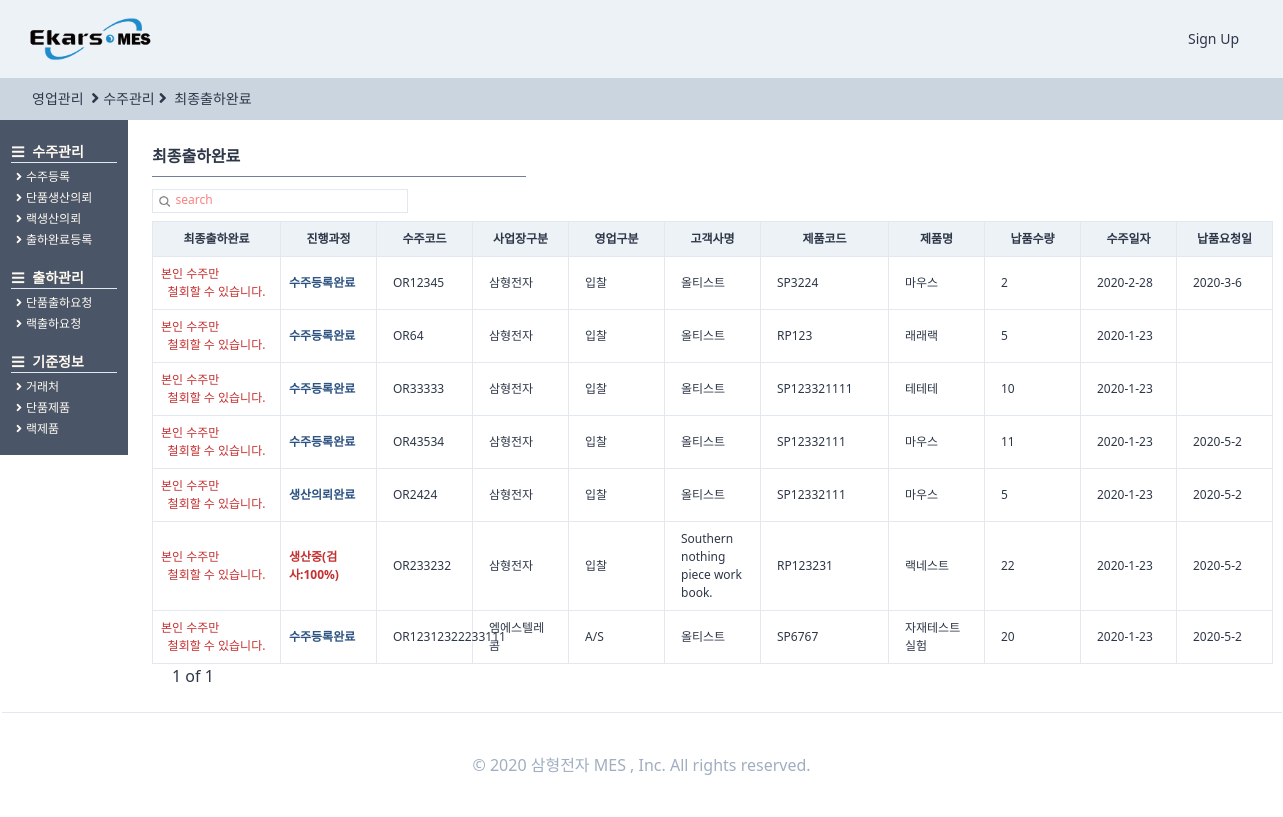
Page /orders/endorderlist/ on the committed database.
### orders/models.py (models this page shows, shortened)
class OrderRegister(TimeStampedModel):
    입찰 = "입찰"
    대리점 = "대리점"
    AS = "A/S"
    내부계획 = "내부계획"
    영업구분_CHOICES = ((입찰, "입찰"), (대리점, "대리점"), (AS, "A/S"), (내부계획, "내부계획"))
    삼형전자 = "삼형전자"
    엠에스텔레콤 = "엠에스텔레콤"
    사업장구분_CHOICES = (
        (삼형전자, "삼형전자"),
        (엠에스텔레콤, "엠에스텔레콤"),
    )
    출하완료 = "출하완료"
    출하미완료 = "출하미완료"
    출하구분_CHOICES = (
        (출하완료, "출하완료"),
        (출하미완료, "출하미완료"),
    )
    단품 = "단품"
    랙 = "랙"
    제품구분_CHOICES = (
        (단품, "단품"),
        (랙, "랙"),
    )
    랙생산의뢰 = models.ForeignKey(
        "self", related_name="단품생산의뢰", on_delete=models.SET_NULL, null=True, blank=True
    )
    작성자 = models.ForeignKey(
        users_models.User,
        related_name="수주등록",
        on_delete=models.SET_NULL,
        null=True,
        blank=True,
    )
    수주코드 = models.CharField(max_length=50)
    영업구분 = models.CharField(choices=영업구분_CHOICES, max_length=10, blank=True, default=입찰)
    제품구분 = models.CharField(choices=제품구분_CHOICES, max_length=10, blank=True, default=단품)
    사업장구분 = models.CharField(
        choices=사업장구분_CHOICES, max_length=10, blank=True, default=삼형전자
    )
    수주일자 = models.DateField(auto_now=False, auto_now_add=False)
    고객사명 = models.ForeignKey(
        SI_models.CustomerPartner,
        related_name="수주등록",
        on_delete=models.SET_NULL,
        null=True,
        blank=True,
    )
    현장명 = models.CharField(max_length=50)
    납품요청일 = models.DateField(auto_now=False, auto_now_add=False, blank=True, null=True)
    납품수량 = models.IntegerField()
    특이사항 = models.TextField(blank=True)
    단품모델 = models.ForeignKey(
        SI_models.SingleProduct,
        related_name="수주등록",
        on_delete=models.SET_NULL,
        null=True,
        blank=True,
    )
    랙모델 = models.ForeignKey(
        SI_models.RackProduct,
        related_name="수주등록",
        on_delete=models.SET_NULL,
        null=True,
        blank=True,
    )
    출하구분 = models.CharField(
        choices=출하구분_CHOICES, max_length=10, blank=True, default=출하미완료
    )
    class Meta:
        verbose_name = "수주등록"
        verbose_name_plural = "수주등록"
    def process(self):
        try:
            pro = self.생산요청
            try:
                cess = self.생산요청.생산계획.현재공정
                pro = self.생산요청.생산계획.현재공정달성율
                try:
                    pro = self.생산요청.생산계획.작업지시서.작업지시서등록.최종검사
                    try:
                        pro = self.생산요청.생산계획.작업지시서.작업지시서등록.최종검사.최종검사등록
                        return "최종검사완료"
                    except:
                        return "최종검사의뢰완료"
                except:
                    return f"생산중({cess}:{pro})"
            except:
                return "생산의뢰완료"
        except:
            return "수주등록완료"

### StandardInformation/models.py (models this page shows, shortened)
class CustomerPartner(TimeStampedModel):
    고객 = "고객"
    대리점 = "대리점"
    공급처 = "공급처"
    거래처_CHOICES = (
        (고객, "고객"),
        (대리점, "대리점"),
        (공급처, "공급처"),
    )
    고객작성자 = models.ForeignKey(
        "users.User", related_name="고객거래처작성자", on_delete=models.SET_NULL, null=True
    )
    작성일 = models.DateField(auto_now=True, auto_now_add=False)
    거래처구분 = models.CharField(choices=거래처_CHOICES, max_length=4, default=공급처)
    거래처코드 = models.CharField(max_length=50, null=True)
    거래처명 = models.CharField(max_length=70, null=True)
    사업자등록번호 = models.CharField(max_length=50, null=True)
    고객담당자 = models.ForeignKey(
        "users.User", related_name="고객거래처담당자", on_delete=models.SET_NULL, null=True
    )
    연락처 = models.CharField(max_length=50, blank=True)
    이메일 = models.EmailField(max_length=254)
    사업장주소 = models.CharField(max_length=70, blank=True, null=True)
    사업자등록증첨부 = models.FileField(blank=True, null=True)
    특이사항 = models.TextField(blank=True, null=True)
    사용여부 = models.BooleanField(default=False)
    class Meta:
        verbose_name = "고객"
        verbose_name_plural = "고객"
    def __str__(self):
        return self.거래처명

class SingleProduct(TimeStampedModel):
    작성자 = models.ForeignKey(
        "users.User", related_name="단품제품작성자", on_delete=models.SET_NULL, null=True
    )
    작성일 = models.DateField(auto_now=True, auto_now_add=False)
    모델코드 = models.CharField(max_length=80, blank=True)
    모델명 = models.CharField(max_length=30, blank=True)
    규격 = models.CharField(max_length=80, blank=True)
    단위 = models.CharField(max_length=10, blank=True)
    단가 = models.IntegerField(null=True)
    class Meta:
        verbose_name = "단품제품"
        verbose_name_plural = "단품제품"

class RackProduct(TimeStampedModel):
    작성자 = models.ForeignKey(
        "users.User", related_name="랙제품작성자", on_delete=models.SET_NULL, null=True
    )
    작성일 = models.DateField(auto_now=True, auto_now_add=False)
    랙시리얼코드 = models.CharField(max_length=40, blank=True)
    랙모델명 = models.CharField(max_length=60, blank=True)
    규격 = models.CharField(max_length=30, blank=True)
    단위 = models.CharField(max_length=30, blank=True)
    단가 = models.IntegerField(null=True)
    class Meta:
        verbose_name = "랙제품"
        verbose_name_plural = "랙제품"

### producemanages/models.py (models this page shows, shortened)
class ProduceRegister(TimeStampedModel):
    예비작업 = "예비작업"
    조립 = "조립"
    검사 = "검사"
    현재공정_CHOICES = (
        (예비작업, "예비작업"),
        (조립, "조립"),
        (검사, "검사"),
    )
    사영 = "0%"
    사일 = "25%"
    사이 = "50%"
    사삼 = "75%"
    사사 = "100%"
    현재공정달성율_CHOICES = (
        (사영, "0%"),
        (사일, "25%"),
        (사이, "50%"),
        (사삼, "75%"),
        (사사, "100%"),
    )
    작성자 = models.ForeignKey(
        users_models.User,
        related_name="생산계획등록",
        on_delete=models.SET_NULL,
        null=True,
        blank=True,
    )
    생산계획등록코드 = models.CharField(max_length=50)
    생산의뢰 = models.OneToOneField(
        orders_models.OrderProduce,
        related_name="생산계획",
        on_delete=models.SET_NULL,
        null=True,
    )
    현재공정 = models.CharField(
        choices=현재공정_CHOICES, max_length=10, null=True, default=예비작업
    )
    현재공정달성율 = models.CharField(
        choices=현재공정달성율_CHOICES, max_length=10, null=True, default=사영
    )
    계획생산량 = models.IntegerField(null=True)
    일일생산량 = models.IntegerField(null=True)
    누적생산량 = models.IntegerField(null=True, blank=True)
    특이사항 = models.CharField(max_length=100, null=True, blank=True)
    class Meta:
        verbose_name = "생산계획등록"
        verbose_name_plural = "생산계획등록"
    def successrate(self):
        if self.누적생산량 is None:
            return f"0%"
        else:
            rate = (self.누적생산량 / self.계획생산량) * 100
            rate = round(rate, 2)
            return f"{rate}%"
    successrate.short_description = "계획 생산량 달성율"

### orders/views.py (the view, shortened to what this page needs)
# urls.py: path("endorderlist/", views.endorderlist, name="endorderlist"),
def endorderlist(request):
    user = request.user
    search = request.GET.get("search")
    if search is None:
        order = models.OrderRegister.objects.filter(출하구분="출하완료").order_by("-created")
        s_bool = False
    pagediv = 7
    totalpage = int(math.ceil(len(order) / pagediv))
    paginator = Paginator(order, pagediv, orphans=0)
    page = request.GET.get("page", "1")
    order = paginator.get_page(page)
    nextpage = int(page) + 1
    previouspage = int(page) - 1
    notsamebool = True
    nonpage = False
    if totalpage == 0:
        nonpage = True
    if int(page) == totalpage:
        notsamebool = False
    if (search is None) or (search == ""):
        search = "search"
    return render(
        request,
        "orders/endorderlist.html",
        {
            "order": order,
            "search": search,
            "page": page,
            "totalpage": totalpage,
            "notsamebool": notsamebool,
            "nextpage": nextpage,
            "previouspage": previouspage,
            "s_bool": s_bool,
            "nonpage": nonpage,
            "최종검사완료": "최종검사완료",
            "최종검사의뢰완료": "최종검사의뢰완료",
            "수주등록완료": "수주등록완료",
            "생산의뢰완료": "생산의뢰완료",
            "user": user,
        },
    )

### templates/orders/endorderlist.html (shortened to what this page needs)
{%extends "orders/ordershome.html"%}
{%load static%}
{%block head_title%}
</a><i class="fas fa-angle-right mx-1 text-base"></i>수주관리<i class="fas fa-angle-right text-base mx-1"></i>
<a class="hover:font-bold" href="{%url "orders:endorderlist"%}">
    최종출하완료
</a>
{%endblock head_title %}
{%block main_contens%}
<div class="w-11/12 h-full ml-32 -mt-6 font-normal pt-12 flex flex-row">
    <div class="flex flex-col p-6 w-full ">
        <div class=" mb-0 flex justify-between">
            <span class="border-b w-1/3 mb-3 border-gray-600 pb-2 font-semibold text-base">최종출하완료 </span>
        </div>
        <div class="w-64 border h-6 mb-2">
            <form method="get" action="" class="w-full flex ">
                <button class="w-4 h-4 mt-1 ml-1  rounded-xl bg-cover bg-center"
                    style="background-image:url({% static 'img/search.png' %});"></button>
                <input name="search" placeholder={{search}}
                    class="ml-1 w-full border-none search-box text-xs font-medium placeholder-red-400 focus: outline-none" />
            </form>
        </div>
        <div class="flex ">
            <div class="flew flex-col">
                <table class="table-fixed font-light text-xs w-full">
                    <thead>
                        <tr>
                            <th class="border bg-gray-200 px-2 py-2 w-32">최종출하완료</th>
                            <th class="border bg-gray-200 px-2 py-2 w-24">진행과정</th>
                            <th class="border bg-gray-200 px-4 py-2 w-24">수주코드</th>
                            <th class="border bg-gray-200 px-4 py-2 w-24">사업장구분</th>
                            <th class="border bg-gray-200 px-4 py-2 w-24">영업구분</th>
                            <th class="border bg-gray-200 px-4 py-2 w-24">고객사명</th>
                            <th class="border bg-gray-200 px-4 py-2 w-32">제품코드</th>
                            <th class="border bg-gray-200 px-4 py-2 w-24">제품명</th>
                            <th class="border bg-gray-200 px-4 py-2 w-24">납품수량</th>
                            <th class="border bg-gray-200 px-4 py-2 w-24">수주일자</th>
                            <th class="border bg-gray-200 px-4 py-2 w-24">납품요청일</th>
                        </tr>
                    </thead>
                    <tbody>
                        {%for list in order%}
                        <tr>
                            <td class="border px-2 py-2 font-bold
                            text-blue-800 justify-center">
                                {%if user == list.작성자%}
                                <a href="{%url "orders:endorderforin" list.pk %}">
                                    <div class="btn-link bg-red-700 hover:bg-red-800 hover:font-bold mt-1 mb-0 ml-3">
                                        출하 철회
                                    </div>
                                </a>
                                {%else%}
                                <span class="text-red-700 text-xs font-light text-center">본인 수주만 <div>철회할 수 있습니다.</div>
                                </span>
                                {%endif%}
                            </td>
                            <td class="border px-2 py-2 font-bold
                                    {%if list.process == 수주등록완료%}
                                    text-blue-800
                                    {%endif%}
                                    {%if list.process == 생산의뢰완료%}
                                    text-blue-800
                                    {%endif%}
                                    text-red-700 ">
                                {{list.process}}</td>
                            <td class="border px-4 py-2  hover:text-blue-700 hover:font-bold "><a
                                    href="{%url "orders:orderdetail" list.pk %}">
                                    {{list.수주코드}}</a></td>
                            <td class="border px-4 py-2">{{list.사업장구분}}</td>
                            <td class="border px-4 py-2">{{list.영업구분}}</td>
                            <td class="border px-4 py-2">{{list.고객사명}}</td>
                            {%if list.제품구분 == "단품"%}
                            <td class="border px-4 py-2">{{list.단품모델.모델코드}}</td>
                            <td class="border px-4 py-2">{{list.단품모델.모델명}}</td>
                            {%else%}
                            <td class="border px-4 py-2">{{list.랙모델.랙시리얼코드}}</td>
                            <td class="border px-4 py-2">{{list.랙모델.랙모델명}}</td>
                            {%endif%}
                            <td class="border px-4 py-2">{{list.납품수량}}</td>
                            <td class="border px-4 py-2">
                                {{list.수주일자.year}}-{{list.수주일자.month}}-{{list.수주일자.day}}</td>
                            <td class="border px-4 py-2">
                                {%if list.납품요청일 is None%}
                                {%else%}
                                {{list.납품요청일.year}}-{{list.납품요청일.month}}-{{list.납품요청일.day}}{%endif%}</td>
                        </tr>
                        {%endfor%}
                    </tbody>
                </table>
                {%if nonpage%}
                {%else%}
                <div class="flex ml-2">
                    <span class="mx-3 font-medium  text-base">{{page}} of
                        {{totalpage}}</span>
                </div>
                {%endif%}
            </div>
        </div>
    </div>
</div>
</div>
{%endblock main_contens %}

### rows in the picture
OrderRegister: shows "본인 수주만", process "수주등록완료", 수주코드 "OR12345", 사업장구분 "삼형전자", 영업구분 "입찰", 고객사명 "올티스트", 단품모델.모델코드 "SP3224", 단품모델.모델명 "마우스", 납품수량 "2", 수주일자.year "2020", 수주일자.month "2", 수주일자.day "28", 납품요청일.year "2020", 납품요청일.month "3", 납품요청일.day "6"
OrderRegister: shows "본인 수주만", process "수주등록완료", 수주코드 "OR64", 사업장구분 "삼형전자", 영업구분 "입찰", 고객사명 "올티스트", 랙모델.랙시리얼코드 "RP123", 랙모델.랙모델명 "래래랙", 납품수량 "5", 수주일자.year "2020", 수주일자.month "1", 수주일자.day "23"
OrderRegister: shows "본인 수주만", process "수주등록완료", 수주코드 "OR33333", 사업장구분 "삼형전자", 영업구분 "입찰", 고객사명 "올티스트", 단품모델.모델코드 "SP123321111", 단품모델.모델명 "테테테", 납품수량 "10", 수주일자.year "2020", 수주일자.month "1", 수주일자.day "23"
OrderRegister: shows "본인 수주만", process "수주등록완료", 수주코드 "OR43534", 사업장구분 "삼형전자", 영업구분 "입찰", 고객사명 "올티스트", 단품모델.모델코드 "SP12332111", 단품모델.모델명 "마우스", 납품수량 "11", 수주일자.year "2020", 수주일자.month "1", 수주일자.day "23", 납품요청일.year "2020", 납품요청일.month "5", 납품요청일.day "2"
OrderRegister: shows "본인 수주만", process "생산의뢰완료", 수주코드 "OR2424", 사업장구분 "삼형전자", 영업구분 "입찰", 고객사명 "올티스트", 단품모델.모델코드 "SP12332111", 단품모델.모델명 "마우스", 납품수량 "5", 수주일자.year "2020", 수주일자.month "1", 수주일자.day "23", 납품요청일.year "2020", 납품요청일.month "5", 납품요청일.day "2"
OrderRegister: shows "본인 수주만", process "생산중(검사:100%)", 수주코드 "OR233232", 사업장구분 "삼형전자", 영업구분 "입찰", 고객사명 "Southern nothing piece work book.", 랙모델.랙시리얼코드 "RP123231", 랙모델.랙모델명 "랙네스트", 납품수량 "22", 수주일자.year "2020", 수주일자.month "1", 수주일자.day "23", 납품요청일.year "2020", 납품요청일.month "5", 납품요청일.day "2"
OrderRegister: shows "본인 수주만", process "수주등록완료", 수주코드 "OR12312322233111", 사업장구분 "엠에스텔레콤", 영업구분 "A/S", 고객사명 "올티스트", 단품모델.모델코드 "SP6767", 단품모델.모델명 "자재테스트실험", 납품수량 "20", 수주일자.year "2020", 수주일자.month "1", 수주일자.day "23", 납품요청일.year "2020", 납품요청일.month "5", 납품요청일.day "2"

### other values in the picture
{{ page }} "1"
{{ totalpage }} "1"
